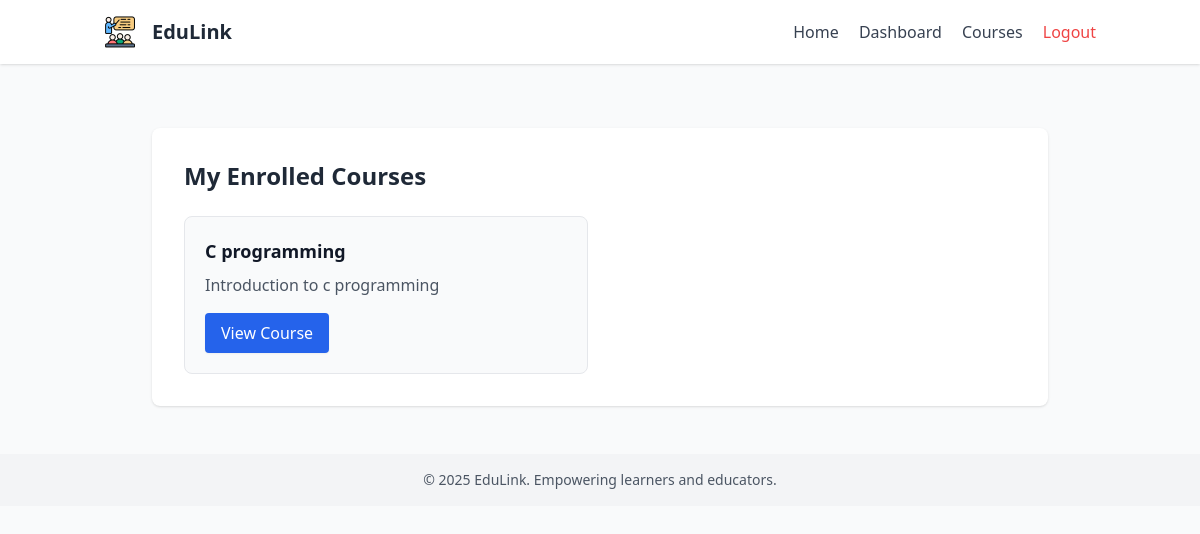
The app's page /student/dashboard (signed in) with its own data.
### app/models.py (models this page shows)
class Enrollment(db.Model):
    __table_args__ = (
        db.UniqueConstraint('student_id', 'course_id', name='unique_enrollment'),
    )
    id = db.Column(db.Integer, primary_key=True)
    student_id = db.Column(db.Integer, db.ForeignKey('user.id'), nullable=False)
    course_id = db.Column(db.Integer, db.ForeignKey('course.id'), nullable=False)
    course = db.relationship("Course")

class Course(db.Model):
    id = db.Column(db.Integer, primary_key=True)
    title = db.Column(db.String(100), nullable=False)
    description = db.Column(db.Text, nullable=False)
    class_level = db.Column(db.Integer, nullable=False)
    volunteer_id = db.Column(db.Integer, db.ForeignKey('user.id'), nullable=False)

### app/routes/student.py (the view)
@student_bp.route('/dashboard')
def dashboard():
    if session.get('role') != 'student':
        return redirect(url_for('auth.login'))
    enrollments = (
        Enrollment.query
        .filter_by(student_id=session['user_id'])
        .all()
    )
    return render_template('student_dashboard.html', enrollments=enrollments)

### app/templates/student_dashboard.html (shortened to what this page needs)
{% extends 'base.html' %}
{% block content %}
<div class="max-w-4xl mx-auto bg-white p-8 rounded-lg shadow mt-8">
  <h2 class="text-2xl font-bold mb-6 text-gray-800">My Enrolled Courses</h2>
  {% if enrollments %}
    <ul class="grid grid-cols-1 md:grid-cols-2 gap-6">
      {% for enrollment in enrollments %}
        <li class="border border-gray-200 rounded-lg hover:shadow-lg transition-shadow p-5 bg-gray-50">
          <h3 class="text-lg font-semibold text-gray-900">{{ enrollment.course.title }}</h3>
          <p class="text-gray-600 mt-2">{{ enrollment.course.description }}</p>
          <a href="{{ url_for('student.course_detail', course_id=enrollment.course.id) }}"
             class="inline-block mt-4 text-white bg-blue-600 hover:bg-blue-700 px-4 py-2 rounded shadow-sm">
            View Course
          </a>
        </li>
      {% endfor %}
    </ul>
  {% else %}
    <p class="text-gray-500">You are not enrolled in any courses yet.</p>
  {% endif %}
</div>
{% endblock %}

### records on screen
Enrollment: course "C programming", course.description "Introduction to c programming"
